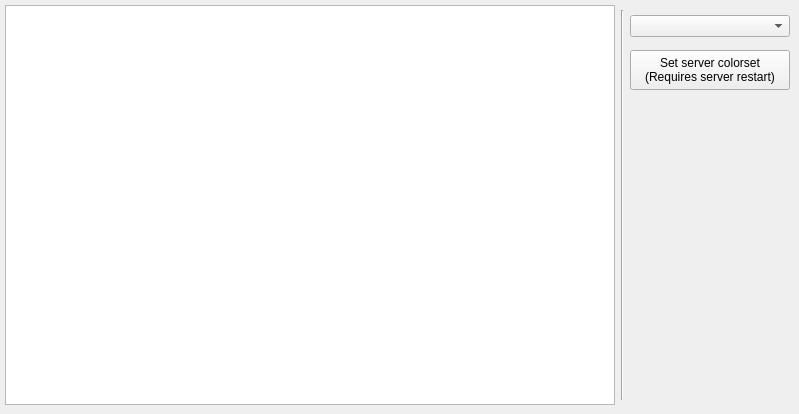
      <widget class="QWidget" name="tab_colorset">
       <attribute name="icon">
        <iconset resource="../images/images.qrc">
         <normaloff>:/color_wheel.png</normaloff>:/color_wheel.png</iconset>
       </attribute>
       <attribute name="title">
        <string>Colorset</string>
       </attribute>
       <widget class="QTableView" name="colorSetTable">
        <property name="geometry">
         <rect>
          <x>5</x>
          <y>5</y>
          <width>610</width>
          <height>400</height>
         </rect>
        </property>
        <property name="sizePolicy">
         <sizepolicy hsizetype="Fixed" vsizetype="Fixed">
          <horstretch>0</horstretch>
          <verstretch>0</verstretch>
         </sizepolicy>
        </property>
        <property name="dragEnabled">
         <bool>false</bool>
        </property>
        <property name="selectionMode">
         <enum>QAbstractItemView::SingleSelection</enum>
        </property>
        <property name="showGrid">
         <bool>false</bool>
        </property>
        <property name="cornerButtonEnabled">
         <bool>false</bool>
        </property>
        <attribute name="horizontalHeaderVisible">
         <bool>false</bool>
        </attribute>
        <attribute name="horizontalHeaderHighlightSections">
         <bool>false</bool>
        </attribute>
        <attribute name="verticalHeaderVisible">
         <bool>false</bool>
        </attribute>
        <attribute name="verticalHeaderHighlightSections">
         <bool>false</bool>
        </attribute>
       </widget>
       <widget class="QComboBox" name="allColorsets">
        <property name="geometry">
         <rect>
          <x>630</x>
          <y>15</y>
          <width>160</width>
          <height>22</height>
         </rect>
        </property>
       </widget>
       <widget class="Line" name="line_6">
        <property name="geometry">
         <rect>
          <x>615</x>
          <y>10</y>
          <width>15</width>
          <height>390</height>
         </rect>
        </property>
        <property name="orientation">
         <enum>Qt::Vertical</enum>
        </property>
       </widget>
       <widget class="QPushButton" name="setColorset">
        <property name="geometry">
         <rect>
          <x>630</x>
          <y>50</y>
          <width>160</width>
          <height>40</height>
         </rect>
        </property>
        <property name="text">
         <string>Set server colorset
(Requires server restart)</string>
        </property>
       </widget>
      </widget>
